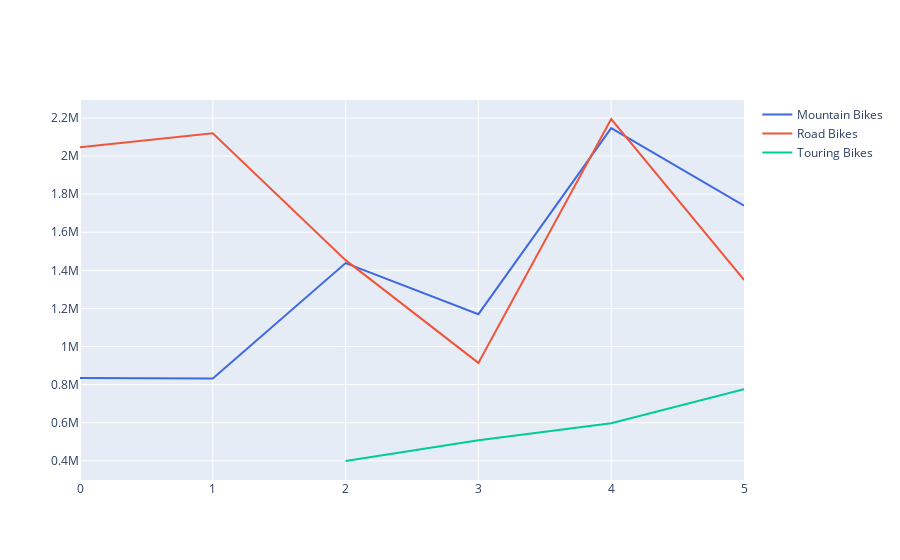

Here is the notebook cell this chart was saved with:
### Code cell
fig = go.Figure()
fig.add_trace(go.Scatter(y=tabl['Mountain Bikes'],mode='lines',name='Mountain Bikes',line=dict(color='royalblue')))
fig.add_trace(go.Scatter(y=tabl['Road Bikes'],mode='lines',name='Road Bikes'))
fig.add_trace(go.Scatter(y=tabl['Touring Bikes'],mode='lines',name='Touring Bikes'))

### Figure 1 — Plotly figure (JSON) as saved in the notebook; plotly's stock layout.template omitted (floating-point values rounded to 4 significant figures)
{"data": [{"line": {"color": "royalblue"}, "mode": "lines", "name": "Mountain Bikes", "type": "scatter", "y": [834500.0, 831900.0, 1438000.0, 1170000.0, 2147000.0, 1740000.0]}, {"mode": "lines", "name": "Road Bikes", "type": "scatter", "y": [2047000.0, 2120000.0, 1454000.0, 914000.0, 2195000.0, 1350000.0]}, {"mode": "lines", "name": "Touring Bikes", "type": "scatter", "y": [null, null, 398900.0, 507800.0, 597500.0, 775700.0]}], "layout": {}}
